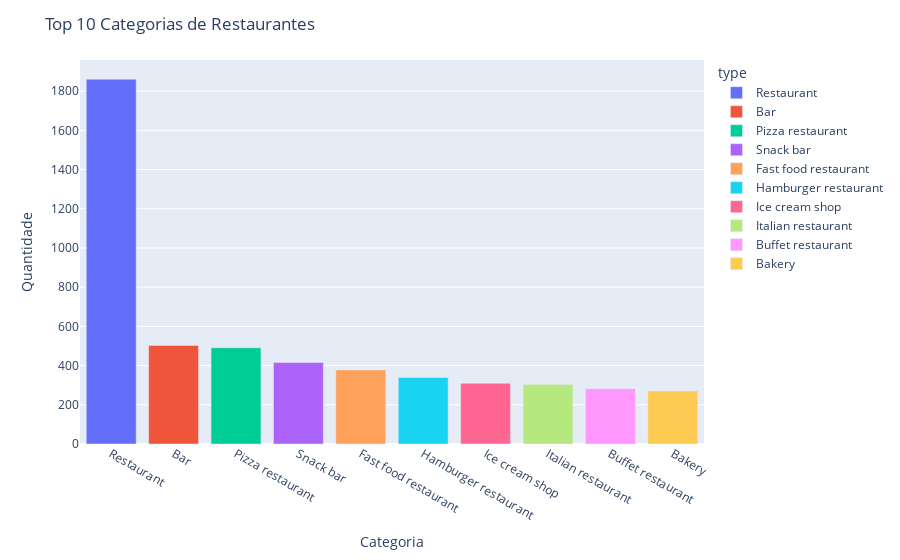

This figure's notebook cell:
### Markdown cell above
O gráfico de barras mostra a quantidade de estabelecimentos abertos por dia da semana, revelando que quarta-feira, quinta-feira e sexta-feira são os dias em que a maioria dos estabelecimentos estão abertos, enquanto domingo é o dia em que menos estabelecimentos estão abertos, provavelmente para descanso dos funcionários, ou ainda, para reduzir custos com energia elétrica e outros gastos fixos pelo menor movimento em comparação aos outros dias. Isso pode ser útil para ajudar a planejar atividades de alimentação fora de casa e para entender melhor os hábitos dos estabelecimentos.

### Code cell
# Agrupar por categoria e contar a quantidade de ocorrências
frequencia_tipo = df_estabelecimentos.groupby('type').size().reset_index(name='quantidade')

# Ordenar em ordem decrescente pela quantidade
frequencia_tipo = frequencia_tipo.sort_values(by='quantidade', ascending=False)

# Selecionar apenas as 5 categorias com maior frequência
top_10 = frequencia_tipo.iloc[:10]

# Criar o gráfico de barras
fig = px.bar(top_10, x='type', y='quantidade', color='type')

# Configurar o layout do gráfico
fig.update_layout(title='Top 10 Categorias de Restaurantes', xaxis_title='Categoria', yaxis_title='Quantidade')

# Exibir o gráfico
fig.show()

### Figure 1 — Plotly figure (JSON) as saved in the notebook; plotly's stock layout.template omitted (floating-point values rounded to 4 significant figures)
{"data": [{"alignmentgroup": "True", "hovertemplate": "type=%{x}<br>quantidade=%{y}<extra></extra>", "legendgroup": "Restaurant", "marker": {"color": "#636efa", "pattern": {"shape": ""}}, "name": "Restaurant", "offsetgroup": "Restaurant", "orientation": "v", "showlegend": true, "textposition": "auto", "type": "bar", "x": ["Restaurant"], "xaxis": "x", "y": [1861], "yaxis": "y"}, {"alignmentgroup": "True", "hovertemplate": "type=%{x}<br>quantidade=%{y}<extra></extra>", "legendgroup": "Bar", "marker": {"color": "#EF553B", "pattern": {"shape": ""}}, "name": "Bar", "offsetgroup": "Bar", "orientation": "v", "showlegend": true, "textposition": "auto", "type": "bar", "x": ["Bar"], "xaxis": "x", "y": [503], "yaxis": "y"}, {"alignmentgroup": "True", "hovertemplate": "type=%{x}<br>quantidade=%{y}<extra></extra>", "legendgroup": "Pizza restaurant", "marker": {"color": "#00cc96", "pattern": {"shape": ""}}, "name": "Pizza restaurant", "offsetgroup": "Pizza restaurant", "orientation": "v", "showlegend": true, "textposition": "auto", "type": "bar", "x": ["Pizza restaurant"], "xaxis": "x", "y": [491], "yaxis": "y"}, {"alignmentgroup": "True", "hovertemplate": "type=%{x}<br>quantidade=%{y}<extra></extra>", "legendgroup": "Snack bar", "marker": {"color": "#ab63fa", "pattern": {"shape": ""}}, "name": "Snack bar", "offsetgroup": "Snack bar", "orientation": "v", "showlegend": true, "textposition": "auto", "type": "bar", "x": ["Snack bar"], "xaxis": "x", "y": [416], "yaxis": "y"}, {"alignmentgroup": "True", "hovertemplate": "type=%{x}<br>quantidade=%{y}<extra></extra>", "legendgroup": "Fast food restaurant", "marker": {"color": "#FFA15A", "pattern": {"shape": ""}}, "name": "Fast food restaurant", "offsetgroup": "Fast food restaurant", "orientation": "v", "showlegend": true, "textposition": "auto", "type": "bar", "x": ["Fast food restaurant"], "xaxis": "x", "y": [378], "yaxis": "y"}, {"alignmentgroup": "True", "hovertemplate": "type=%{x}<br>quantidade=%{y}<extra></extra>", "legendgroup": "Hamburger restaurant", "marker": {"color": "#19d3f3", "pattern": {"shape": ""}}, "name": "Hamburger restaurant", "offsetgroup": "Hamburger restaurant", "orientation": "v", "showlegend": true, "textposition": "auto", "type": "bar", "x": ["Hamburger restaurant"], "xaxis": "x", "y": [339], "yaxis": "y"}, {"alignmentgroup": "True", "hovertemplate": "type=%{x}<br>quantidade=%{y}<extra></extra>", "legendgroup": "Ice cream shop", "marker": {"color": "#FF6692", "pattern": {"shape": ""}}, "name": "Ice cream shop", "offsetgroup": "Ice cream shop", "orientation": "v", "showlegend": true, "textposition": "auto", "type": "bar", "x": ["Ice cream shop"], "xaxis": "x", "y": [310], "yaxis": "y"}, {"alignmentgroup": "True", "hovertemplate": "type=%{x}<br>quantidade=%{y}<extra></extra>", "legendgroup": "Italian restaurant", "marker": {"color": "#B6E880", "pattern": {"shape": ""}}, "name": "Italian restaurant", "offsetgroup": "Italian restaurant", "orientation": "v", "showlegend": true, "textposition": "auto", "type": "bar", "x": ["Italian restaurant"], "xaxis": "x", "y": [303], "yaxis": "y"}, {"alignmentgroup": "True", "hovertemplate": "type=%{x}<br>quantidade=%{y}<extra></extra>", "legendgroup": "Buffet restaurant", "marker": {"color": "#FF97FF", "pattern": {"shape": ""}}, "name": "Buffet restaurant", "offsetgroup": "Buffet restaurant", "orientation": "v", "showlegend": true, "textposition": "auto", "type": "bar", "x": ["Buffet restaurant"], "xaxis": "x", "y": [282], "yaxis": "y"}, {"alignmentgroup": "True", "hovertemplate": "type=%{x}<br>quantidade=%{y}<extra></extra>", "legendgroup": "Bakery", "marker": {"color": "#FECB52", "pattern": {"shape": ""}}, "name": "Bakery", "offsetgroup": "Bakery", "orientation": "v", "showlegend": true, "textposition": "auto", "type": "bar", "x": ["Bakery"], "xaxis": "x", "y": [271], "yaxis": "y"}], "layout": {"barmode": "relative", "legend": {"title": {"text": "type"}, "tracegroupgap": 0}, "margin": {"t": 60}, "title": {"text": "Top 10 Categorias de Restaurantes"}, "xaxis": {"anchor": "y", "categoryarray": ["Restaurant", "Bar", "Pizza restaurant", "Snack bar", "Fast food restaurant", "Hamburger restaurant", "Ice cream shop", "Italian restaurant", "Buffet restaurant", "Bakery"], "categoryorder": "array", "domain": [0, 1], "title": {"text": "Categoria"}}, "yaxis": {"anchor": "x", "domain": [0, 1], "title": {"text": "Quantidade"}}}}
